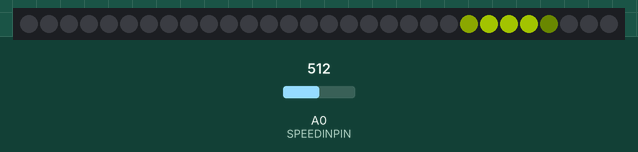
Recording of a sketch running on a simulated Arduino Uno, built with avr-gcc and run on an emulated ATmega328P. On the bench: 30 RGB LEDs in strip order, left to right. The test bench sets the inputs (shaded band); at power-on: A0 (SPEEDINPIN) = 512. Dim RGB values are drawn brighter than linear.

Above: at 4.2 s.
4.3 s: A0 (SPEEDINPIN) set to 1023
At 4.66 s:
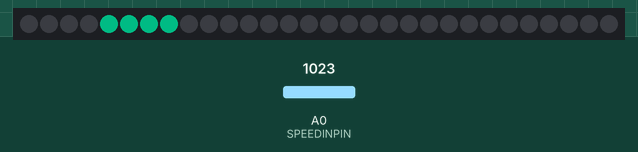
7.2 s: A0 (SPEEDINPIN) set to 716
At 7.38 s:
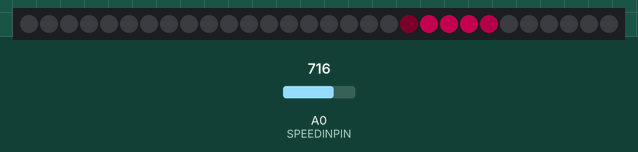
10.2 s: A0 (SPEEDINPIN) set to 900
At 10.71 s:
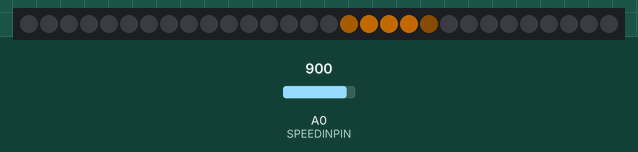
13.2 s: A0 (SPEEDINPIN) set to 306
At 13.44 s:
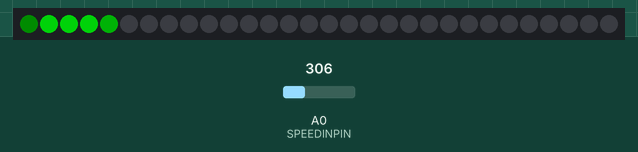
16.2 s: A0 (SPEEDINPIN) set to 716
At 16.46 s:
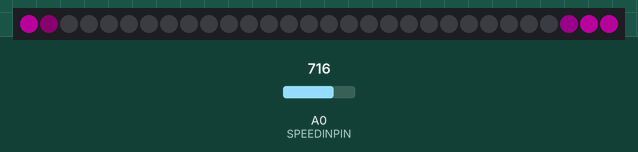
Timing chart, 0 to 19.2 s (numbered marks = the images above; inputs shaded):
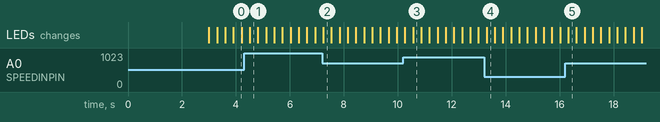

The sketch:

LEDstripcontrol.ino
```cpp
#include <FastLED.h>

#define DATA_PIN 6
#define SPEEDINPIN A0
#define NUM_LEDS 30
#define MAXSPEED 8.3
#define DEBUG false

CRGB leds[NUM_LEDS];

/* code by Rolf Hut, based on code by Mark Kriegsman,
 *  the animation shows a bar looping around a neopixel LED-strip.
 *  The speed is determined by reading an analog value from SPEEDINPIN
 *  Everything related to the "integer" bar from Marks code has been removed.
 */

// Anti-aliased light bar example
//   v1 by Mark Kriegsman <kriegsman@tr.org>, November 29, 2013
//
// This example shows the basics of using variable pixel brightness
// as a form of anti-aliasing to animate effects on a sub-pixel level,
// which is useful for effects you want to be particularly "smooth".
//
// This animation shows two bars looping around an LED strip, one moving
// in blocky whole-pixel "integer" steps, and the other one moving
// by smoothly anti-aliased "fractional" (1/16th pixel) steps.
// The use of "16ths" (vs, say, 10ths) is totally arbitrary, but 16ths are
// a good balance of data size, expressive range, and code size and speed.
//
// Notionally, "I" is the Integer Bar, "F" is the Fractional Bar.


int     F16pos = 0; // position of the "fraction-based bar"
int     F16delta = 1; // how many 16ths of a pixel to move the Fractional Bar
uint8_t Fhue = 20; // color for Fractional Bar

int Width  = 4; // width of each light bar, in whole pixels
int n=0;

int InterframeDelay = 5; //ms
float speedFactor;
float restFactor=0.0;

unsigned long t0;
unsigned long t1;

void setup() {
  delay(3000); // setup guard
  FastLED.addLeds<WS2811, DATA_PIN, GRB>(leds, NUM_LEDS);
  FastLED.setBrightness(128);
  if (DEBUG) Serial.begin(115200);

  speedFactor = MAXSPEED * 30.001 * 16.001 / (1023.001 * 1000000.001);
  if (DEBUG) Serial.println(speedFactor);
  t0 = micros();

}
//end setup()


void loop()
{
  unsigned long voltRead = ((unsigned long)analogRead(SPEEDINPIN));
  t1 = micros();
  float dx =  ((float)(voltRead * (t1 - t0)) * speedFactor) + restFactor;
  restFactor = dx - (float)((unsigned long)dx);

  if (DEBUG){
    if ((n++%1024)==0) {
      Serial.print(speedFactor);
      Serial.print(" ");
      Serial.print(restFactor);
      Serial.print(" ");
      Serial.println(t1-t0);
    }
  }
  t0 = t1;
  // Update the "Fraction Bar" by 1/16th pixel every time
  F16pos += (unsigned long) dx;

  // wrap around at end
  // remember that F16pos contains position in "16ths of a pixel"
  // so the 'end of the strip' is (NUM_LEDS * 16)
  if( F16pos >= (NUM_LEDS * 16)) {
    F16pos -= (NUM_LEDS * 16);
    Fhue = (Fhue+16)%256;
  }


   // Draw everything:
   // clear the pixel buffer
   memset8( leds, 0, NUM_LEDS * sizeof(CRGB));
   // draw the Fractional Bar, length=4px, hue=180

   drawFractionalBar( F16pos, Width, Fhue);

   FastLED.show();
   delay(InterframeDelay);
}
//end loop()


// Draw a "Fractional Bar" of light starting at position 'pos16', which is counted in
// sixteenths of a pixel from the start of the strip.  Fractional positions are
// rendered using 'anti-aliasing' of pixel brightness.
// The bar width is specified in whole pixels.
// Arguably, this is the interesting code.
void drawFractionalBar( int pos16, int width, uint8_t hue)
{
  int i = pos16 / 16; // convert from pos to raw pixel number
  uint8_t frac = pos16 & 0x0F; // extract the 'factional' part of the position

  // brightness of the first pixel in the bar is 1.0 - (fractional part of position)
  // e.g., if the light bar starts drawing at pixel "57.9", then
  // pixel #57 should only be lit at 10% brightness, because only 1/10th of it
  // is "in" the light bar:
  //
  //                       57.9 . . . . . . . . . . . . . . . . . 61.9
  //                        v                                      v
  //  ---+---56----+---57----+---58----+---59----+---60----+---61----+---62---->
  //     |         |        X|XXXXXXXXX|XXXXXXXXX|XXXXXXXXX|XXXXXXXX |
  //  ---+---------+---------+---------+---------+---------+---------+--------->
  //                   10%       100%      100%      100%      90%
  //
  // the fraction we get is in 16ths and needs to be converted to 256ths,
  // so we multiply by 16.  We subtract from 255 because we want a high
  // fraction (e.g. 0.9) to turn into a low brightness (e.g. 0.1)
  uint8_t firstpixelbrightness = 255 - (frac * 16);

  // if the bar is of integer length, the last pixel's brightness is the
  // reverse of the first pixel's; see illustration above.
  uint8_t lastpixelbrightness  = 255 - firstpixelbrightness;

  // For a bar of width "N", the code has to consider "N+1" pixel positions,
  // which is why the "<= width" below instead of "< width".

  uint8_t bright;
  for( int n = 0; n <= width; n++) {
    if( n == 0) {
      // first pixel in the bar
      bright = firstpixelbrightness;
    } else if( n == width ) {
      // last pixel in the bar
      bright = lastpixelbrightness;
    } else {
      // middle pixels
      bright = 255;
    }
    leds[i] += CHSV( hue, 255, bright);
    i++;
    if( i == NUM_LEDS) i = 0; // wrap around
  }
}
```
